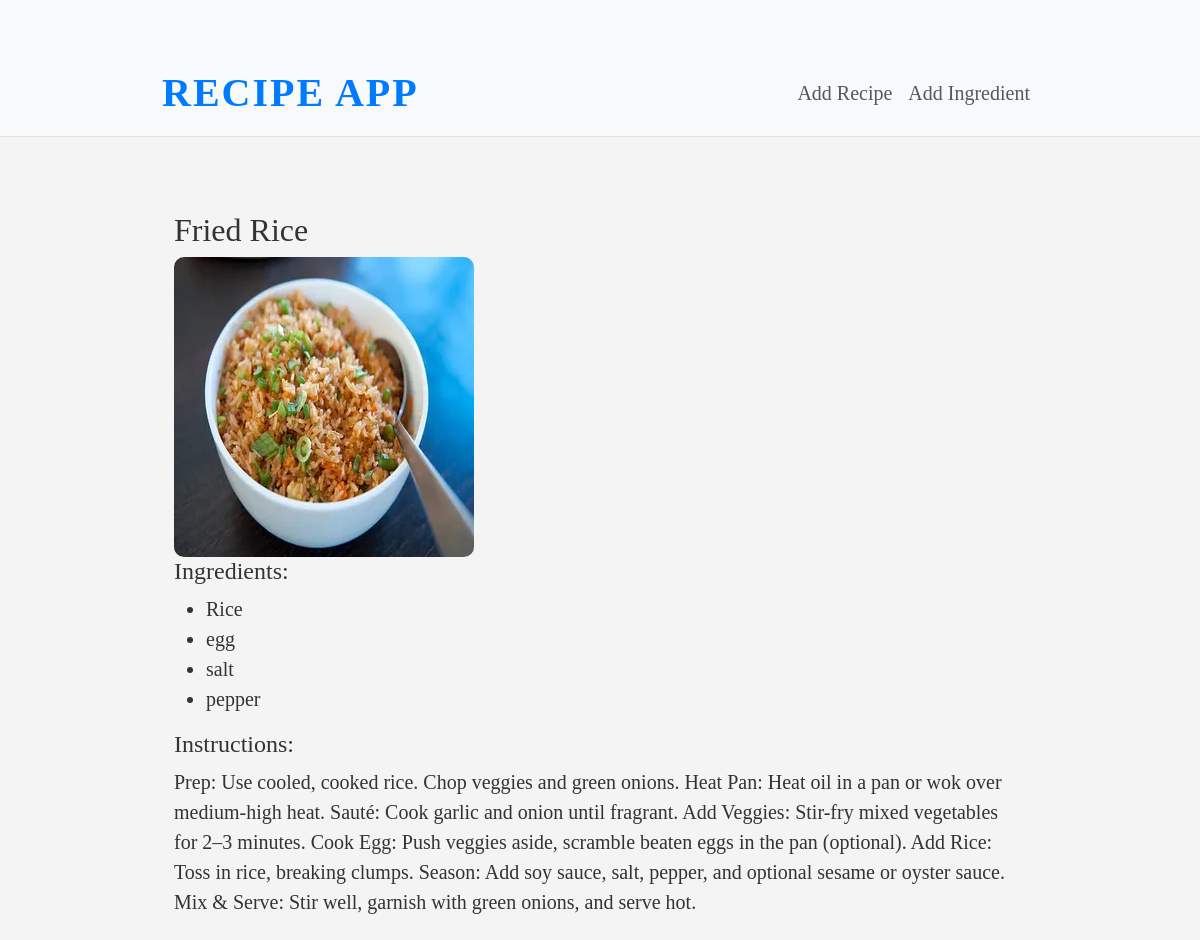
/recipes/8/, run on the app's committed database.
### recipes/models.py (models this page shows, shortened)
class Recipe(models.Model):
    title = models.CharField(max_length=100)
    ingredients = models.ManyToManyField(Ingredient)
    instructions = models.TextField()
    image = models.ImageField(upload_to='recipes/',blank=True)

class Ingredient(models.Model):
    name = models.CharField(max_length=100)

### recipes/views.py (the view)
# urls.py: path('recipes/<int:pk>/', RecipeDetailView.as_view(), name='recipe_detail'),
class RecipeDetailView(DetailView):
    model = Recipe
    template_name = "recipes/recipe_detail.html"
    context_object_name = "recipe"

### recipes/templates/recipes/recipe_detail.html
{% extends "base.html" %}
{% block content %}
<div class="container mt-4">
    <h2>{{ recipe.title }}</h2>
    <img src="{{ recipe.image.url }}" alt="{{ recipe.title }}" class="recipe-image" loading="lazy">
    <h4>Ingredients:</h4>
    <ul>
        {% for ingredient in recipe.ingredients.all %}
            <li>{{ ingredient.name }}</li>
        {% endfor %}
    </ul>
    <h4>Instructions:</h4>
    <p>{{ recipe.instructions }}</p>
</div>
{% endblock %}

### recipes/static/styles.css (style rules this page uses)
.recipe-image { width: 100%; height: auto; max-width: 300px; object-fit: cover; border-radius: 10px; }
.container { max-width: 900px; margin-top: 50px; }

### data on the page
Recipe: title "Fried Rice", image (picture), instructions "Prep: Use cooled, cooked rice. Chop veggies and green onions. Heat Pan: Heat oil in a pan or wok over medium-high heat. Sauté: Cook garlic and onion until fragrant. Add Veggies: Stir-fry mixed vegetables for 2–3 minutes. Cook Egg: Push veggies aside, scramble beaten eggs in the pan (optional). Add Rice: Toss in rice, breaking clumps. Season: Add soy sauce, salt, pepper, and optional sesame or oyster sauce. Mix & Serve: Stir well, garnish with green onions, and serve hot."
Ingredient: name "Rice"
Ingredient: name "egg"
Ingredient: name "salt"
Ingredient: name "pepper"
